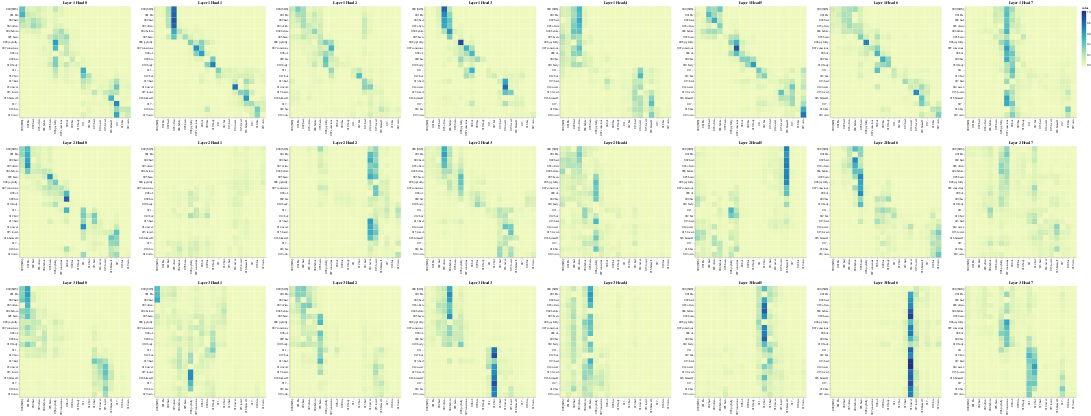

Notebook code cell kept with this figure:
### Code cell
layers = [1,2,3]
heads = [0,1,2,3,4,5,6,7]

get_all_attention_maps("encoder",layers,heads,encoder_input_tokens,encoder_input_tokens,min(20,sentence_len))

### Figure 1 — Vega-Lite specification as saved in the notebook (floating-point values rounded to 4 significant figures; data arrays with more than 128 entries replaced by an {"elided": "..."} marker saying what was removed)
{"config": {"view": {"continuousWidth": 300, "continuousHeight": 300}}, "vconcat": [{"hconcat": [{"data": {"name": "data-b464e64b5bdf99c2fb540907837f01c1"}, "mark": {"type": "rect"}, "encoding": {"color": {"field": "value", "type": "quantitative"}, "tooltip": [{"field": "row", "type": "quantitative"}, {"field": "column", "type": "quantitative"}, {"field": "value", "type": "quantitative"}, {"field": "row_token", "type": "nominal"}, {"field": "col_token", "type": "nominal"}], "x": {"axis": {"title": ""}, "field": "col_token", "type": "nominal"}, "y": {"axis": {"title": ""}, "field": "row_token", "type": "nominal"}}, "height": 400, "name": "view_25", "title": "Layer 1 Head 0", "width": 400}, {"data": {"name": "data-98b8aa6cd2f6354bd885e629d81bf4ac"}, "mark": {"type": "rect"}, "encoding": {"color": {"field": "value", "type": "quantitative"}, "tooltip": [{"field": "row", "type": "quantitative"}, {"field": "column", "type": "quantitative"}, {"field": "value", "type": "quantitative"}, {"field": "row_token", "type": "nominal"}, {"field": "col_token", "type": "nominal"}], "x": {"axis": {"title": ""}, "field": "col_token", "type": "nominal"}, "y": {"axis": {"title": ""}, "field": "row_token", "type": "nominal"}}, "height": 400, "name": "view_26", "title": "Layer 1 Head 1", "width": 400}, {"data": {"name": "data-7dde8350c43ca0da52d8c55f343e3faa"}, "mark": {"type": "rect"}, "encoding": {"color": {"field": "value", "type": "quantitative"}, "tooltip": [{"field": "row", "type": "quantitative"}, {"field": "column", "type": "quantitative"}, {"field": "value", "type": "quantitative"}, {"field": "row_token", "type": "nominal"}, {"field": "col_token", "type": "nominal"}], "x": {"axis": {"title": ""}, "field": "col_token", "type": "nominal"}, "y": {"axis": {"title": ""}, "field": "row_token", "type": "nominal"}}, "height": 400, "name": "view_27", "title": "Layer 1 Head 2", "width": 400}, {"data": {"name": "data-bd12765e8739f574a83e14d8cd12d7a1"}, "mark": {"type": "rect"}, "encoding": {"color": {"field": "value", "type": "quantitative"}, "tooltip": [{"field": "row", "type": "quantitative"}, {"field": "column", "type": "quantitative"}, {"field": "value", "type": "quantitative"}, {"field": "row_token", "type": "nominal"}, {"field": "col_token", "type": "nominal"}], "x": {"axis": {"title": ""}, "field": "col_token", "type": "nominal"}, "y": {"axis": {"title": ""}, "field": "row_token", "type": "nominal"}}, "height": 400, "name": "view_28", "title": "Layer 1 Head 3", "width": 400}, {"data": {"name": "data-dff55d06fb5dadf169733ccc4c3e1156"}, "mark": {"type": "rect"}, "encoding": {"color": {"field": "value", "type": "quantitative"}, "tooltip": [{"field": "row", "type": "quantitative"}, {"field": "column", "type": "quantitative"}, {"field": "value", "type": "quantitative"}, {"field": "row_token", "type": "nominal"}, {"field": "col_token", "type": "nominal"}], "x": {"axis": {"title": ""}, "field": "col_token", "type": "nominal"}, "y": {"axis": {"title": ""}, "field": "row_token", "type": "nominal"}}, "height": 400, "name": "view_29", "title": "Layer 1 Head 4", "width": 400}, {"data": {"name": "data-9056798dd288ebf07926348d5a560fa3"}, "mark": {"type": "rect"}, "encoding": {"color": {"field": "value", "type": "quantitative"}, "tooltip": [{"field": "row", "type": "quantitative"}, {"field": "column", "type": "quantitative"}, {"field": "value", "type": "quantitative"}, {"field": "row_token", "type": "nominal"}, {"field": "col_token", "type": "nominal"}], "x": {"axis": {"title": ""}, "field": "col_token", "type": "nominal"}, "y": {"axis": {"title": ""}, "field": "row_token", "type": "nominal"}}, "height": 400, "name": "view_30", "title": "Layer 1 Head 5", "width": 400}, {"data": {"name": "data-4fba266dd90e060f10404417d4d9df05"}, "mark": {"type": "rect"}, "encoding": {"color": {"field": "value", "type": "quantitative"}, "tooltip": [{"field": "row", "type": "quantitative"}, {"field": "column", "type": "quantitative"}, {"field": "value", "type": "quantitative"}, {"field": "row_token", "type": "nominal"}, {"field": "col_token", "type": "nominal"}], "x": {"axis": {"title": ""}, "field": "col_token", "type": "nominal"}, "y": {"axis": {"title": ""}, "field": "row_token", "type": "nominal"}}, "height": 400, "name": "view_31", "title": "Layer 1 Head 6", "width": 400}, {"data": {"name": "data-aa283e94cae576506b7ebed084fc1a39"}, "mark": {"type": "rect"}, "encoding": {"color": {"field": "value", "type": "quantitative"}, "tooltip": [{"field": "row", "type": "quantitative"}, {"field": "column", "type": "quantitative"}, {"field": "value", "type": "quantitative"}, {"field": "row_token", "type": "nominal"}, {"field": "col_token", "type": "nominal"}], "x": {"axis": {"title": ""}, "field": "col_token", "type": "nominal"}, "y": {"axis": {"title": ""}, "field": "row_token", "type": "nominal"}}, "height": 400, "name": "view_32", "title": "Layer 1 Head 7", "width": 400}]}, {"hconcat": [{"data": {"name": "data-40495601c1560ec4f7b326bdc818c758"}, "mark": {"type": "rect"}, "encoding": {"color": {"field": "value", "type": "quantitative"}, "tooltip": [{"field": "row", "type": "quantitative"}, {"field": "column", "type": "quantitative"}, {"field": "value", "type": "quantitative"}, {"field": "row_token", "type": "nominal"}, {"field": "col_token", "type": "nominal"}], "x": {"axis": {"title": ""}, "field": "col_token", "type": "nominal"}, "y": {"axis": {"title": ""}, "field": "row_token", "type": "nominal"}}, "height": 400, "name": "view_33", "title": "Layer 2 Head 0", "width": 400}, {"data": {"name": "data-87caac469d4c53faf7b90807f0264e1e"}, "mark": {"type": "rect"}, "encoding": {"color": {"field": "value", "type": "quantitative"}, "tooltip": [{"field": "row", "type": "quantitative"}, {"field": "column", "type": "quantitative"}, {"field": "value", "type": "quantitative"}, {"field": "row_token", "type": "nominal"}, {"field": "col_token", "type": "nominal"}], "x": {"axis": {"title": ""}, "field": "col_token", "type": "nominal"}, "y": {"axis": {"title": ""}, "field": "row_token", "type": "nominal"}}, "height": 400, "name": "view_34", "title": "Layer 2 Head 1", "width": 400}, {"data": {"name": "data-c4ef2a724c7fcebdda81c61d28bf56cb"}, "mark": {"type": "rect"}, "encoding": {"color": {"field": "value", "type": "quantitative"}, "tooltip": [{"field": "row", "type": "quantitative"}, {"field": "column", "type": "quantitative"}, {"field": "value", "type": "quantitative"}, {"field": "row_token", "type": "nominal"}, {"field": "col_token", "type": "nominal"}], "x": {"axis": {"title": ""}, "field": "col_token", "type": "nominal"}, "y": {"axis": {"title": ""}, "field": "row_token", "type": "nominal"}}, "height": 400, "name": "view_35", "title": "Layer 2 Head 2", "width": 400}, {"data": {"name": "data-d3fc46f00157b438c3819b3cf29f9be7"}, "mark": {"type": "rect"}, "encoding": {"color": {"field": "value", "type": "quantitative"}, "tooltip": [{"field": "row", "type": "quantitative"}, {"field": "column", "type": "quantitative"}, {"field": "value", "type": "quantitative"}, {"field": "row_token", "type": "nominal"}, {"field": "col_token", "type": "nominal"}], "x": {"axis": {"title": ""}, "field": "col_token", "type": "nominal"}, "y": {"axis": {"title": ""}, "field": "row_token", "type": "nominal"}}, "height": 400, "name": "view_36", "title": "Layer 2 Head 3", "width": 400}, {"data": {"name": "data-8e5b7aaf1219f53630c12745aefae867"}, "mark": {"type": "rect"}, "encoding": {"color": {"field": "value", "type": "quantitative"}, "tooltip": [{"field": "row", "type": "quantitative"}, {"field": "column", "type": "quantitative"}, {"field": "value", "type": "quantitative"}, {"field": "row_token", "type": "nominal"}, {"field": "col_token", "type": "nominal"}], "x": {"axis": {"title": ""}, "field": "col_token", "type": "nominal"}, "y": {"axis": {"title": ""}, "field": "row_token", "type": "nominal"}}, "height": 400, "name": "view_37", "title": "Layer 2 Head 4", "width": 400}, {"data": {"name": "data-c8446c14e85ef7897ac0f434a59578f4"}, "mark": {"type": "rect"}, "encoding": {"color": {"field": "value", "type": "quantitative"}, "tooltip": [{"field": "row", "type": "quantitative"}, {"field": "column", "type": "quantitative"}, {"field": "value", "type": "quantitative"}, {"field": "row_token", "type": "nominal"}, {"field": "col_token", "type": "nominal"}], "x": {"axis": {"title": ""}, "field": "col_token", "type": "nominal"}, "y": {"axis": {"title": ""}, "field": "row_token", "type": "nominal"}}, "height": 400, "name": "view_38", "title": "Layer 2 Head 5", "width": 400}, {"data": {"name": "data-8159bde901ef5034b878c77fd6b965a5"}, "mark": {"type": "rect"}, "encoding": {"color": {"field": "value", "type": "quantitative"}, "tooltip": [{"field": "row", "type": "quantitative"}, {"field": "column", "type": "quantitative"}, {"field": "value", "type": "quantitative"}, {"field": "row_token", "type": "nominal"}, {"field": "col_token", "type": "nominal"}], "x": {"axis": {"title": ""}, "field": "col_token", "type": "nominal"}, "y": {"axis": {"title": ""}, "field": "row_token", "type": "nominal"}}, "height": 400, "name": "view_39", "title": "Layer 2 Head 6", "width": 400}, {"data": {"name": "data-89ea8204995c0b48d8eb4bb583f0507b"}, "mark": {"type": "rect"}, "encoding": {"color": {"field": "value", "type": "quantitative"}, "tooltip": [{"field": "row", "type": "quantitative"}, {"field": "column", "type": "quantitative"}, {"field": "value", "type": "quantitative"}, {"field": "row_token", "type": "nominal"}, {"field": "col_token", "type": "nominal"}], "x": {"axis": {"title": ""}, "field": "col_token", "type": "nominal"}, "y": {"axis": {"title": ""}, "field": "row_token", "type": "nominal"}}, "height": 400, "name": "view_40", "title": "Layer 2 Head 7", "width": 400}]}, {"hconcat": [{"data": {"name": "data-ae8035ab09e3d04855a698fc372be7ad"}, "mark": {"type": "rect"}, "encoding": {"color": {"field": "value", "type": "quantitative"}, "tooltip": [{"field": "row", "type": "quantitative"}, {"field": "column", "type": "quantitative"}, {"field": "value", "type": "quantitative"}, {"field": "row_token", "type": "nominal"}, {"field": "col_token", "type": "nominal"}], "x": {"axis": {"title": ""}, "field": "col_token", "type": "nominal"}, "y": {"axis": {"title": ""}, "field": "row_token", "type": "nominal"}}, "height": 400, "name": "view_41", "title": "Layer 3 Head 0", "width": 400}, {"data": {"name": "data-e7ad0c81d4d1ee26d659d880858387f2"}, "mark": {"type": "rect"}, "encoding": {"color": {"field": "value", "type": "quantitative"}, "tooltip": [{"field": "row", "type": "quantitative"}, {"field": "column", "type": "quantitative"}, {"field": "value", "type": "quantitative"}, {"field": "row_token", "type": "nominal"}, {"field": "col_token", "type": "nominal"}], "x": {"axis": {"title": ""}, "field": "col_token", "type": "nominal"}, "y": {"axis": {"title": ""}, "field": "row_token", "type": "nominal"}}, "height": 400, "name": "view_42", "title": "Layer 3 Head 1", "width": 400}, {"data": {"name": "data-d62c4cbfb99d999deaccc567bf9c47e4"}, "mark": {"type": "rect"}, "encoding": {"color": {"field": "value", "type": "quantitative"}, "tooltip": [{"field": "row", "type": "quantitative"}, {"field": "column", "type": "quantitative"}, {"field": "value", "type": "quantitative"}, {"field": "row_token", "type": "nominal"}, {"field": "col_token", "type": "nominal"}], "x": {"axis": {"title": ""}, "field": "col_token", "type": "nominal"}, "y": {"axis": {"title": ""}, "field": "row_token", "type": "nominal"}}, "height": 400, "name": "view_43", "title": "Layer 3 Head 2", "width": 400}, {"data": {"name": "data-1fd993d7033fc7ff1a356ad054ad5751"}, "mark": {"type": "rect"}, "encoding": {"color": {"field": "value", "type": "quantitative"}, "tooltip": [{"field": "row", "type": "quantitative"}, {"field": "column", "type": "quantitative"}, {"field": "value", "type": "quantitative"}, {"field": "row_token", "type": "nominal"}, {"field": "col_token", "type": "nominal"}], "x": {"axis": {"title": ""}, "field": "col_token", "type": "nominal"}, "y": {"axis": {"title": ""}, "field": "row_token", "type": "nominal"}}, "height": 400, "name": "view_44", "title": "Layer 3 Head 3", "width": 400}, {"data": {"name": "data-a69fd87879c6dbe763b27508398c1879"}, "mark": {"type": "rect"}, "encoding": {"color": {"field": "value", "type": "quantitative"}, "tooltip": [{"field": "row", "type": "quantitative"}, {"field": "column", "type": "quantitative"}, {"field": "value", "type": "quantitative"}, {"field": "row_token", "type": "nominal"}, {"field": "col_token", "type": "nominal"}], "x": {"axis": {"title": ""}, "field": "col_token", "type": "nominal"}, "y": {"axis": {"title": ""}, "field": "row_token", "type": "nominal"}}, "height": 400, "name": "view_45", "title": "Layer 3 Head 4", "width": 400}, {"data": {"name": "data-e579169fbb3dbeae04d21be154f33733"}, "mark": {"type": "rect"}, "encoding": {"color": {"field": "value", "type": "quantitative"}, "tooltip": [{"field": "row", "type": "quantitative"}, {"field": "column", "type": "quantitative"}, {"field": "value", "type": "quantitative"}, {"field": "row_token", "type": "nominal"}, {"field": "col_token", "type": "nominal"}], "x": {"axis": {"title": ""}, "field": "col_token", "type": "nominal"}, "y": {"axis": {"title": ""}, "field": "row_token", "type": "nominal"}}, "height": 400, "name": "view_46", "title": "Layer 3 Head 5", "width": 400}, {"data": {"name": "data-82044af9f0575c7dff973f4cba6429bd"}, "mark": {"type": "rect"}, "encoding": {"color": {"field": "value", "type": "quantitative"}, "tooltip": [{"field": "row", "type": "quantitative"}, {"field": "column", "type": "quantitative"}, {"field": "value", "type": "quantitative"}, {"field": "row_token", "type": "nominal"}, {"field": "col_token", "type": "nominal"}], "x": {"axis": {"title": ""}, "field": "col_token", "type": "nominal"}, "y": {"axis": {"title": ""}, "field": "row_token", "type": "nominal"}}, "height": 400, "name": "view_47", "title": "Layer 3 Head 6", "width": 400}, {"data": {"name": "data-e978dfebeea23573f1426f76861ec2b7"}, "mark": {"type": "rect"}, "encoding": {"color": {"field": "value", "type": "quantitative"}, "tooltip": [{"field": "row", "type": "quantitative"}, {"field": "column", "type": "quantitative"}, {"field": "value", "type": "quantitative"}, {"field": "row_token", "type": "nominal"}, {"field": "col_token", "type": "nominal"}], "x": {"axis": {"title": ""}, "field": "col_token", "type": "nominal"}, "y": {"axis": {"title": ""}, "field": "row_token", "type": "nominal"}}, "height": 400, "name": "view_48", "title": "Layer 3 Head 7", "width": 400}]}], "params": [{"name": "param_25", "select": {"type": "interval", "encodings": ["x", "y"]}, "bind": "scales", "views": ["view_25"]}, {"name": "param_26", "select": {"type": "interval", "encodings": ["x", "y"]}, "bind": "scales", "views": ["view_26"]}, {"name": "param_27", "select": {"type": "interval", "encodings": ["x", "y"]}, "bind": "scales", "views": ["view_27"]}, {"name": "param_28", "select": {"type": "interval", "encodings": ["x", "y"]}, "bind": "scales", "views": ["view_28"]}, {"name": "param_29", "select": {"type": "interval", "encodings": ["x", "y"]}, "bind": "scales", "views": ["view_29"]}, {"name": "param_30", "select": {"type": "interval", "encodings": ["x", "y"]}, "bind": "scales", "views": ["view_30"]}, {"name": "param_31", "select": {"type": "interval", "encodings": ["x", "y"]}, "bind": "scales", "views": ["view_31"]}, {"name": "param_32", "select": {"type": "interval", "encodings": ["x", "y"]}, "bind": "scales", "views": ["view_32"]}, {"name": "param_33", "select": {"type": "interval", "encodings": ["x", "y"]}, "bind": "scales", "views": ["view_33"]}, {"name": "param_34", "select": {"type": "interval", "encodings": ["x", "y"]}, "bind": "scales", "views": ["view_34"]}, {"name": "param_35", "select": {"type": "interval", "encodings": ["x", "y"]}, "bind": "scales", "views": ["view_35"]}, {"name": "param_36", "select": {"type": "interval", "encodings": ["x", "y"]}, "bind": "scales", "views": ["view_36"]}, {"name": "param_37", "select": {"type": "interval", "encodings": ["x", "y"]}, "bind": "scales", "views": ["view_37"]}, {"name": "param_38", "select": {"type": "interval", "encodings": ["x", "y"]}, "bind": "scales", "views": ["view_38"]}, {"name": "param_39", "select": {"type": "interval", "encodings": ["x", "y"]}, "bind": "scales", "views": ["view_39"]}, {"name": "param_40", "select": {"type": "interval", "encodings": ["x", "y"]}, "bind": "scales", "views": ["view_40"]}, {"name": "param_41", "select": {"type": "interval", "encodings": ["x", "y"]}, "bind": "scales", "views": ["view_41"]}, {"name": "param_42", "select": {"type": "interval", "encodings": ["x", "y"]}, "bind": "scales", "views": ["view_42"]}, {"name": "param_43", "select": {"type": "interval", "encodings": ["x", "y"]}, "bind": "scales", "views": ["view_43"]}, {"name": "param_44", "select": {"type": "interval", "encodings": ["x", "y"]}, "bind": "scales", "views": ["view_44"]}, {"name": "param_45", "select": {"type": "interval", "encodings": ["x", "y"]}, "bind": "scales", "views": ["view_45"]}, {"name": "param_46", "select": {"type": "interval", "encodings": ["x", "y"]}, "bind": "scales", "views": ["view_46"]}, {"name": "param_47", "select": {"type": "interval", "encodings": ["x", "y"]}, "bind": "scales", "views": ["view_47"]}, {"name": "param_48", "select": {"type": "interval", "encodings": ["x", "y"]}, "bind": "scales", "views": ["view_48"]}], "$schema": "https://vega.github.io/schema/vega-lite/v5.20.1.json", "datasets": {"data-b464e64b5bdf99c2fb540907837f01c1": {"elided": "400 records"}, "data-98b8aa6cd2f6354bd885e629d81bf4ac": {"elided": "400 records"}, "data-7dde8350c43ca0da52d8c55f343e3faa": {"elided": "400 records"}, "data-bd12765e8739f574a83e14d8cd12d7a1": {"elided": "400 records"}, "data-dff55d06fb5dadf169733ccc4c3e1156": {"elided": "400 records"}, "data-9056798dd288ebf07926348d5a560fa3": {"elided": "400 records"}, "data-4fba266dd90e060f10404417d4d9df05": {"elided": "400 records"}, "data-aa283e94cae576506b7ebed084fc1a39": {"elided": "400 records"}, "data-40495601c1560ec4f7b326bdc818c758": {"elided": "400 records"}, "data-87caac469d4c53faf7b90807f0264e1e": {"elided": "400 records"}, "data-c4ef2a724c7fcebdda81c61d28bf56cb": {"elided": "400 records"}, "data-d3fc46f00157b438c3819b3cf29f9be7": {"elided": "400 records"}, "data-8e5b7aaf1219f53630c12745aefae867": {"elided": "400 records"}, "data-c8446c14e85ef7897ac0f434a59578f4": {"elided": "400 records"}, "data-8159bde901ef5034b878c77fd6b965a5": {"elided": "400 records"}, "data-89ea8204995c0b48d8eb4bb583f0507b": {"elided": "400 records"}, "data-ae8035ab09e3d04855a698fc372be7ad": {"elided": "400 records"}, "data-e7ad0c81d4d1ee26d659d880858387f2": {"elided": "400 records"}, "data-d62c4cbfb99d999deaccc567bf9c47e4": {"elided": "400 records"}, "data-1fd993d7033fc7ff1a356ad054ad5751": {"elided": "400 records"}, "data-a69fd87879c6dbe763b27508398c1879": {"elided": "400 records"}, "data-e579169fbb3dbeae04d21be154f33733": {"elided": "400 records"}, "data-82044af9f0575c7dff973f4cba6429bd": {"elided": "400 records"}, "data-e978dfebeea23573f1426f76861ec2b7": {"elided": "400 records"}}}
